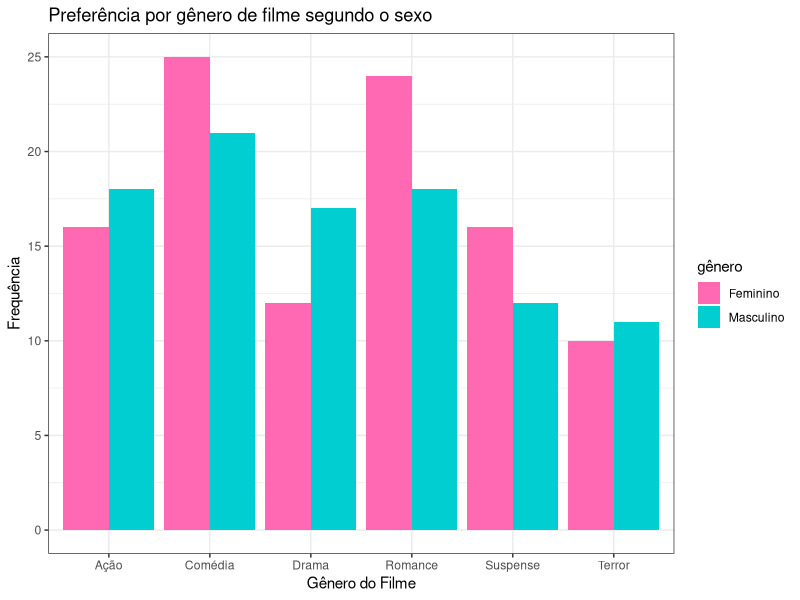
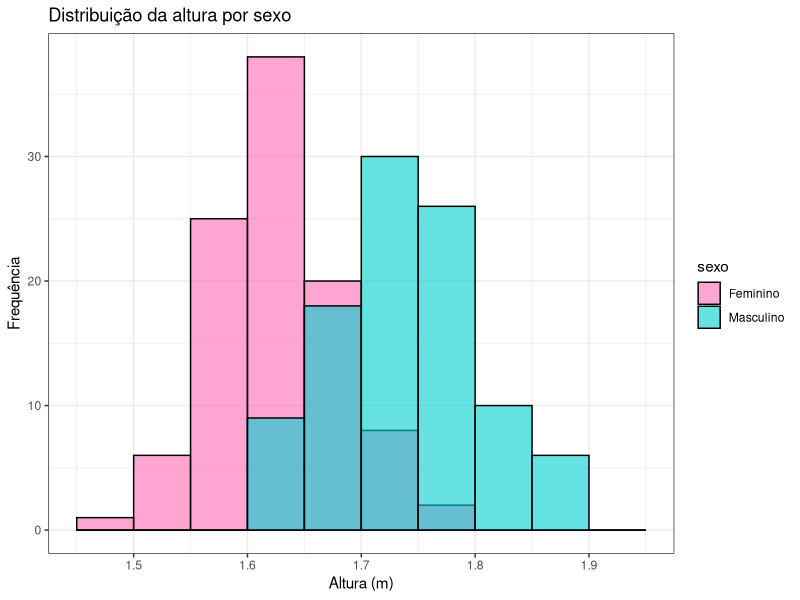
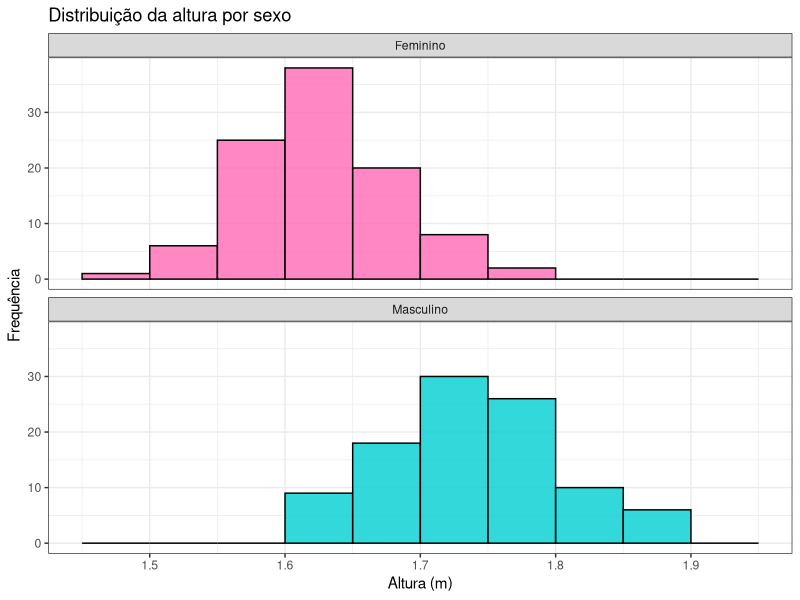
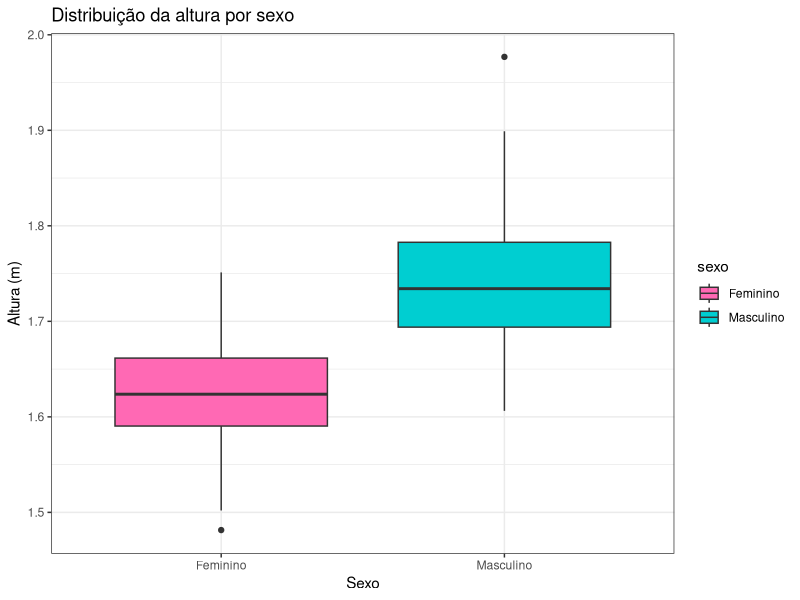
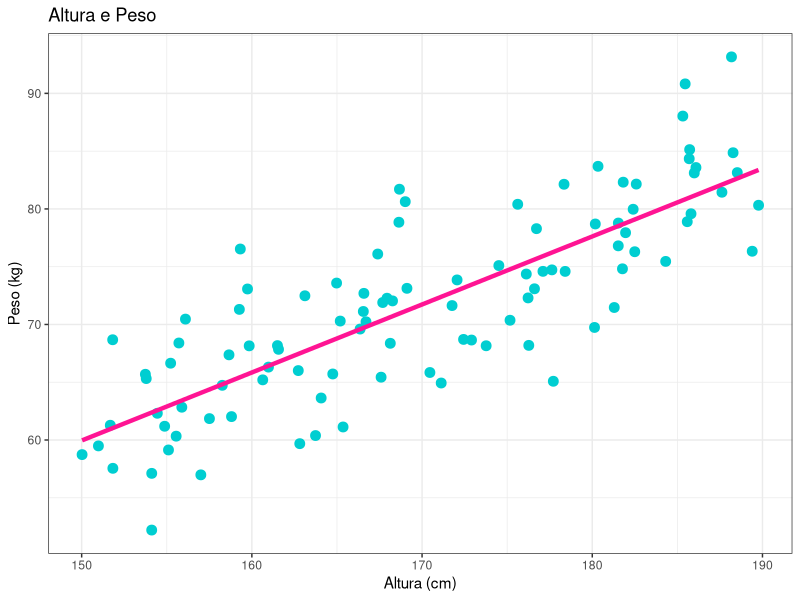
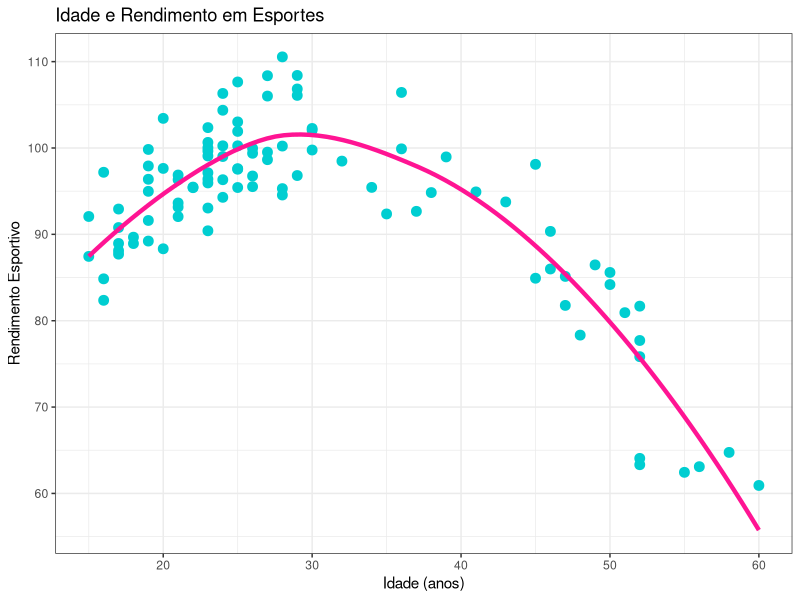
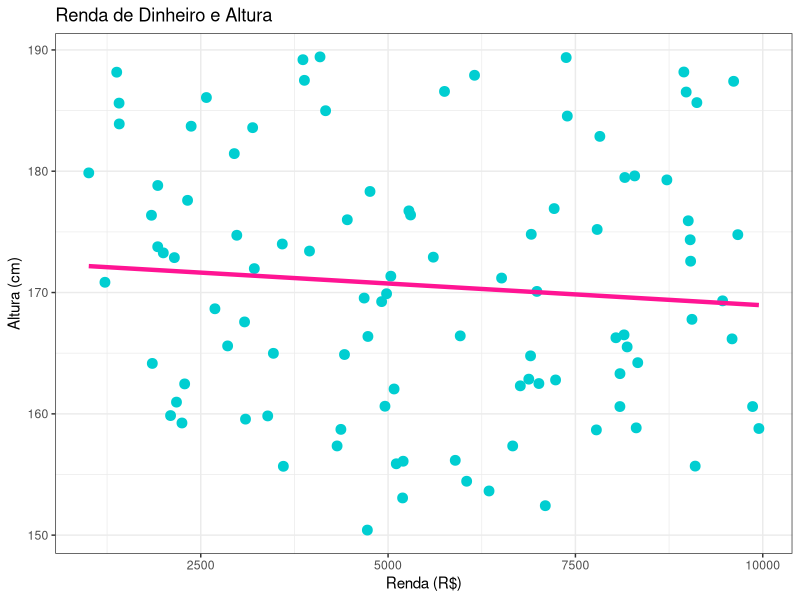

These figures' R source, in order: (Note: this script raises an error after producing the figures.)
## ---- chunk 1
library(ggplot2)

set.seed(123)

dados1 <- data.frame(
  gênero = sample(c("Feminino", "Masculino"), 200, replace = TRUE),
  filme = sample(c("Comédia", "Drama", "Ação", "Suspense", "Romance", "Terror"), 
                 200, replace = TRUE,
                 prob = c(0.2, 0.15, 0.2, 0.15, 0.2, 0.1)))
## ---- chunk 2
ggplot(dados1, aes(x = filme, fill = gênero)) +
  geom_bar(position = "dodge") +
  scale_fill_manual(values = c("Feminino" = "hotpink",   
                               "Masculino" = "darkturquoise")) +
  labs(title = "Preferência por gênero de filme segundo o sexo",
       x = "Gênero do Filme", y = "Frequência") +
  theme_bw()
## ---- chunk 3
set.seed(123)

dados2 <- data.frame(
  sexo = rep(c("Feminino", "Masculino"), each = 100),
  altura = c(rnorm(100, mean = 1.62, sd = 0.06), 
             rnorm(100, mean = 1.75, sd = 0.07)))
## ---- chunk 4
# Definindo intervalos personalizados para o eixo x
intervalos <- seq(1.45, 1.95, by = 0.05)

ggplot(dados2, aes(x = altura, fill = sexo)) +
  geom_histogram(position = "identity", alpha = 0.6, color = "black", 
                 breaks = intervalos) +
  scale_fill_manual(values = c("Feminino" = "hotpink",  
                               "Masculino" = "darkturquoise")) + 
  labs(title = "Distribuição da altura por sexo", x = "Altura (m)", y = "Frequência") +
  theme_bw()
## ---- chunk 5
ggplot(dados2, aes(x = altura, fill = sexo)) +
  geom_histogram(alpha = 0.8, color = "black", breaks = intervalos) +
  scale_fill_manual(values = c("Feminino" = "hotpink",  
                               "Masculino" = "darkturquoise")) +
  facet_wrap(~sexo, ncol = 1) +  
  labs(title = "Distribuição da altura por sexo",
       x = "Altura (m)", y = "Frequência") +
  theme_bw() +
  theme(legend.position = "none")
## ---- chunk 6
set.seed(123)

dados3 <- data.frame(
  sexo = rep(c("Feminino", "Masculino"), each = 100),
  altura = c(rnorm(100, mean = 1.62, sd = 0.06), rnorm(100, mean = 1.75, sd = 0.07)))
## ---- chunk 7
ggplot(dados3, aes(x = sexo, y = altura, fill = sexo)) +
  geom_boxplot() +
  scale_fill_manual(values = c("Feminino" = "hotpink",  
                               "Masculino" = "darkturquoise")) +
  labs(title = "Distribuição da altura por sexo",
       x = "Sexo", y = "Altura (m)") +
  theme_bw()
## ---- chunk 8
set.seed(123)

altura_linear <- runif(100, 150, 190) 
peso_linear <- 0.6 * altura_linear - 30 + rnorm(100, 0, 5) 

dados_linear <- data.frame(altura = altura_linear, peso = peso_linear)
## ---- chunk 9
ggplot(dados_linear, aes(x = altura, y = peso)) +
  geom_point(color = "darkturquoise", size = 3) +
  geom_smooth(method = "lm", color = "deeppink", se = FALSE, size = 1.5) +
  labs(title = "Altura e Peso",
       x = "Altura (cm)",
       y = "Peso (kg)") +
  theme_bw()
## ---- chunk 10
set.seed(123)

idade_nlinear <- c(sample(15:30, 70, replace = TRUE), sample(31:60, 30, replace = TRUE))
rendimento_nlinear <- -0.05 * (idade_nlinear - 30)^2 + 100 + rnorm(100, 0, 5)  

dados_naolinear <- data.frame(idade = idade_nlinear, rendimento = rendimento_nlinear)
## ---- chunk 11
ggplot(dados_naolinear, aes(x = idade, y = rendimento)) +
  geom_point(color = "darkturquoise", size = 3) +
  geom_smooth(method = "loess", color = "deeppink", se = FALSE, size = 1.5) + 
  labs(title = "Idade e Rendimento em Esportes",
       x = "Idade (anos)",
       y = "Rendimento Esportivo") +
  theme_bw()
## ---- chunk 12
set.seed(123)

renda_semrelacao <- runif(100, 1000, 10000) 
altura_semrelacao <- runif(100, 150, 190) 

dados_semrelacao <- data.frame(renda = renda_semrelacao, altura = altura_semrelacao)
## ---- chunk 13
ggplot(dados_semrelacao, aes(x = renda, y = altura)) +
  geom_point(color = "darkturquoise", size = 3) +
  geom_smooth(method = "lm", color = "deeppink", se = FALSE, size = 1.5) + 
  labs(title = "Renda de Dinheiro e Altura",
       x = "Renda (R$)",
       y = "Altura (cm)") +
  theme_bw()
## ---- chunk 14
# Ler o arquivo CSV
dados4 <- read_csv("./arquivos/dados_cap8.csv")

# Converter sexo para fator, se necessário
dados4$sexo <- as.factor(dados4$sexo)
## ---- chunk 15
library(GGally)
library(readr)

dados4 <- dados4 %>%
  mutate(sexo = factor(sexo, levels = c("feminino", "masculino")))

p <- ggpairs(
  dados4,
  mapping = aes(color = sexo),
  progress = FALSE
)

for(i in 1:p$nrow) {
  for(j in 1:p$ncol) {
    p[i, j] <- p[i, j] + 
      scale_color_manual(values = c("feminino" = "hotpink", "masculino" = "darkturquoise")) +
      scale_fill_manual(values = c("feminino" = "hotpink", "masculino" = "darkturquoise"))}}

print(p)
